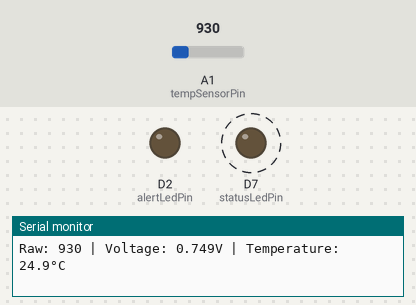
The sketch below on a simulated Particle Photon. On the bench: output pins drawn as LEDs (lit = HIGH), the last lines printed to the serial monitor. Dashed ring = blinking. The inputs (shaded band) are chosen by the test bench; at power-on: A1 (tempSensorPin) = 930.

Above: at 4.8 s.
4.9 s: A1 (tempSensorPin) set to 988
At 6.08 s:
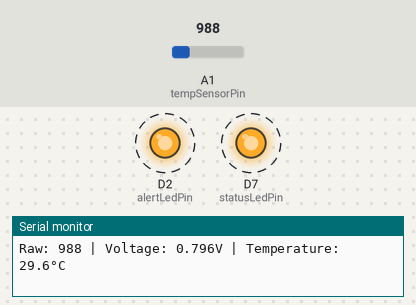
9.5 s: A1 (tempSensorPin) set to 809
Timing chart, 0 to 21.9 s (numbered marks = the images above; inputs shaded):
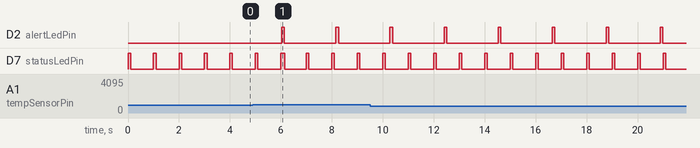

The sketch:

temperature_monitor.ino
```cpp
/*
 * Temperature Monitoring System for Particle Photon/Argon
 * EE1301 - Introduction to Electrical Engineering
 *
 * This program reads temperature from a sensor, processes the data,
 * and demonstrates cloud connectivity and data logging.
 */

#include "math.h"

// Pin definitions
int tempSensorPin = A1;
int alertLedPin = D2;
int statusLedPin = D7;

// Temperature thresholds (in Celsius)
float tempThresholdLow = 18.0;   // Below this: too cold
float tempThresholdHigh = 25.0;  // Above this: too hot

// Variables for temperature calculation
float temperature = 0.0;
int rawValue = 0;

// Timing variables
unsigned long lastReading = 0;
unsigned long readingInterval = 2000;  // Read every 2 seconds

void setup() {
    Serial.begin(9600);

    // Configure pins
    pinMode(alertLedPin, OUTPUT);
    pinMode(statusLedPin, OUTPUT);
    pinMode(tempSensorPin, INPUT);

    // Register cloud functions and variables
    Particle.function("setThresholds", setThresholds);
    Particle.variable("temperature", temperature);
    Particle.variable("status", getStatusString);

    Serial.println("Temperature Monitoring System Started");
    Serial.println("Low Threshold: " + String(tempThresholdLow) + "°C");
    Serial.println("High Threshold: " + String(tempThresholdHigh) + "°C");

    // Indicate system ready
    digitalWrite(statusLedPin, HIGH);
}

void loop() {
    // Check if it's time for a new reading
    if (millis() - lastReading >= readingInterval) {
        readTemperature();
        checkThresholds();
        publishData();
        lastReading = millis();
    }

    // Blink status LED to show system is alive
    if (millis() % 1000 < 100) {
        digitalWrite(statusLedPin, HIGH);
    } else {
        digitalWrite(statusLedPin, LOW);
    }
}

void readTemperature() {
    rawValue = analogRead(tempSensorPin);

    // Convert ADC reading to voltage
    float voltage = rawValue * (3.3 / 4095.0);

    // Convert voltage to temperature (assuming TMP36 sensor)
    // TMP36: 10mV/°C with 500mV offset at 0°C
    temperature = (voltage - 0.5) * 100.0;

    Serial.print("Raw: ");
    Serial.print(rawValue);
    Serial.print(" | Voltage: ");
    Serial.print(voltage, 3);
    Serial.print("V | Temperature: ");
    Serial.print(temperature, 1);
    Serial.println("°C");
}

void checkThresholds() {
    if (temperature < tempThresholdLow || temperature > tempThresholdHigh) {
        // Temperature out of range - flash alert LED
        digitalWrite(alertLedPin, HIGH);
        delay(100);
        digitalWrite(alertLedPin, LOW);

        if (temperature < tempThresholdLow) {
            Serial.println("ALERT: Temperature too low!");
        } else {
            Serial.println("ALERT: Temperature too high!");
        }
    } else {
        digitalWrite(alertLedPin, LOW);
    }
}

void publishData() {
    // Create JSON string with sensor data
    String data = "{";
    data += "\"temperature\":" + String(temperature, 2) + ",";
    data += "\"raw_value\":" + String(rawValue) + ",";
    data += "\"status\":\"" + getStatusString() + "\"";
    data += "}";

    Particle.publish("temp_data", data, PRIVATE);
}

String getStatusString() {
    if (temperature < tempThresholdLow) {
        return "COLD";
    } else if (temperature > tempThresholdHigh) {
        return "HOT";
    } else {
        return "NORMAL";
    }
}

// Cloud function to update thresholds remotely
int setThresholds(String command) {
    // Expected format: "low,high" e.g., "18.0,25.0"
    int commaIndex = command.indexOf(',');

    if (commaIndex > 0) {
        tempThresholdLow = command.substring(0, commaIndex).toFloat();
        tempThresholdHigh = command.substring(commaIndex + 1).toFloat();

        Serial.println("Thresholds updated:");
        Serial.println("Low: " + String(tempThresholdLow) + "°C");
        Serial.println("High: " + String(tempThresholdHigh) + "°C");

        return 1;  // Success
    }

    return -1;  // Error
}
```

Measured:
- the behaviour switches between 930 and 931 on A1 (tempSensorPin) (found by bisection; images 0 and 1)
- after the input at 4.9 s, D2 (alertLedPin): alternates HIGH for 0.10 s and LOW for 2.0 s, starting after 1.1 s
- by itself, D7 (statusLedPin): alternates HIGH for 0.10 s and LOW for 0.90 s
